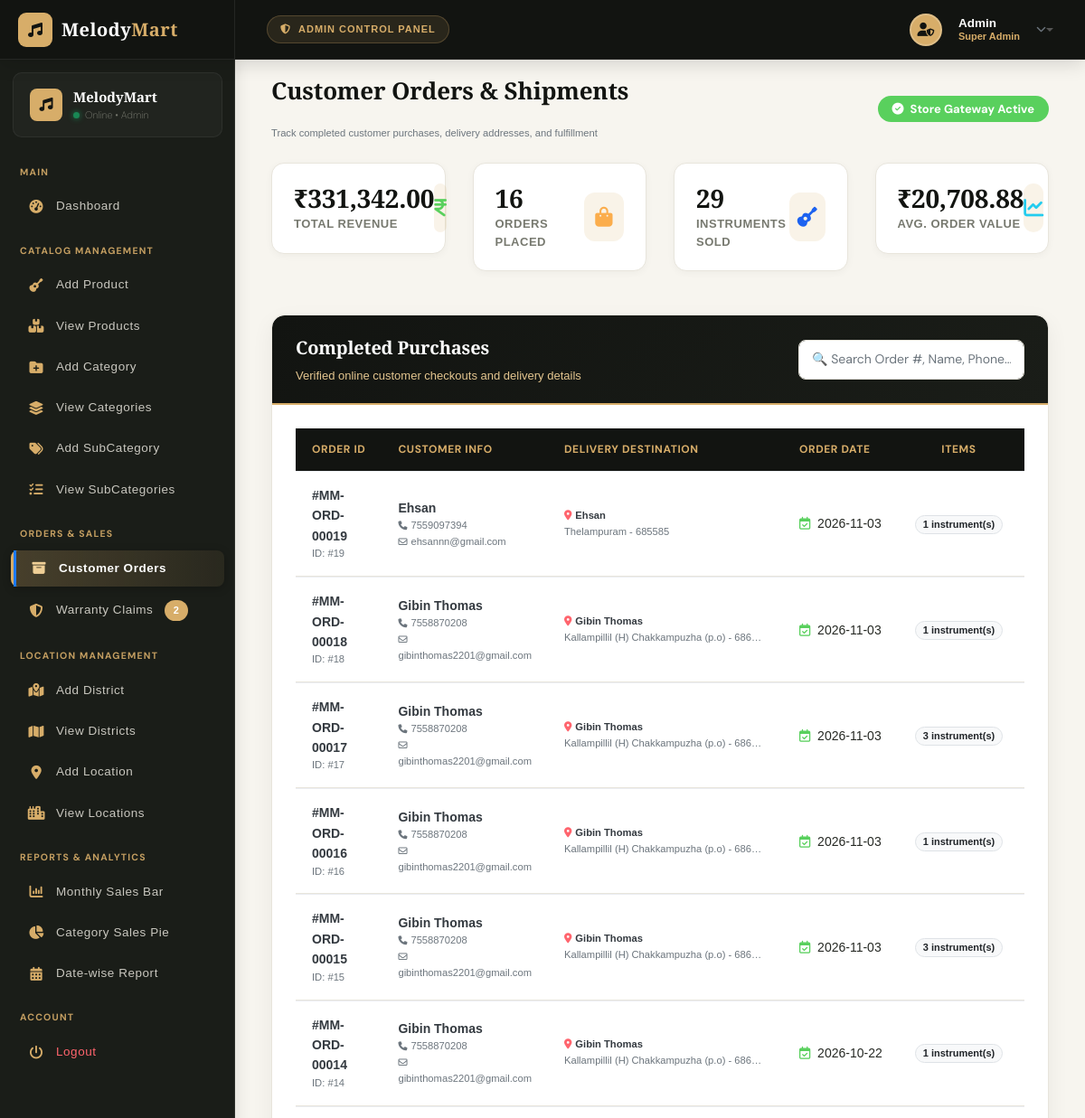
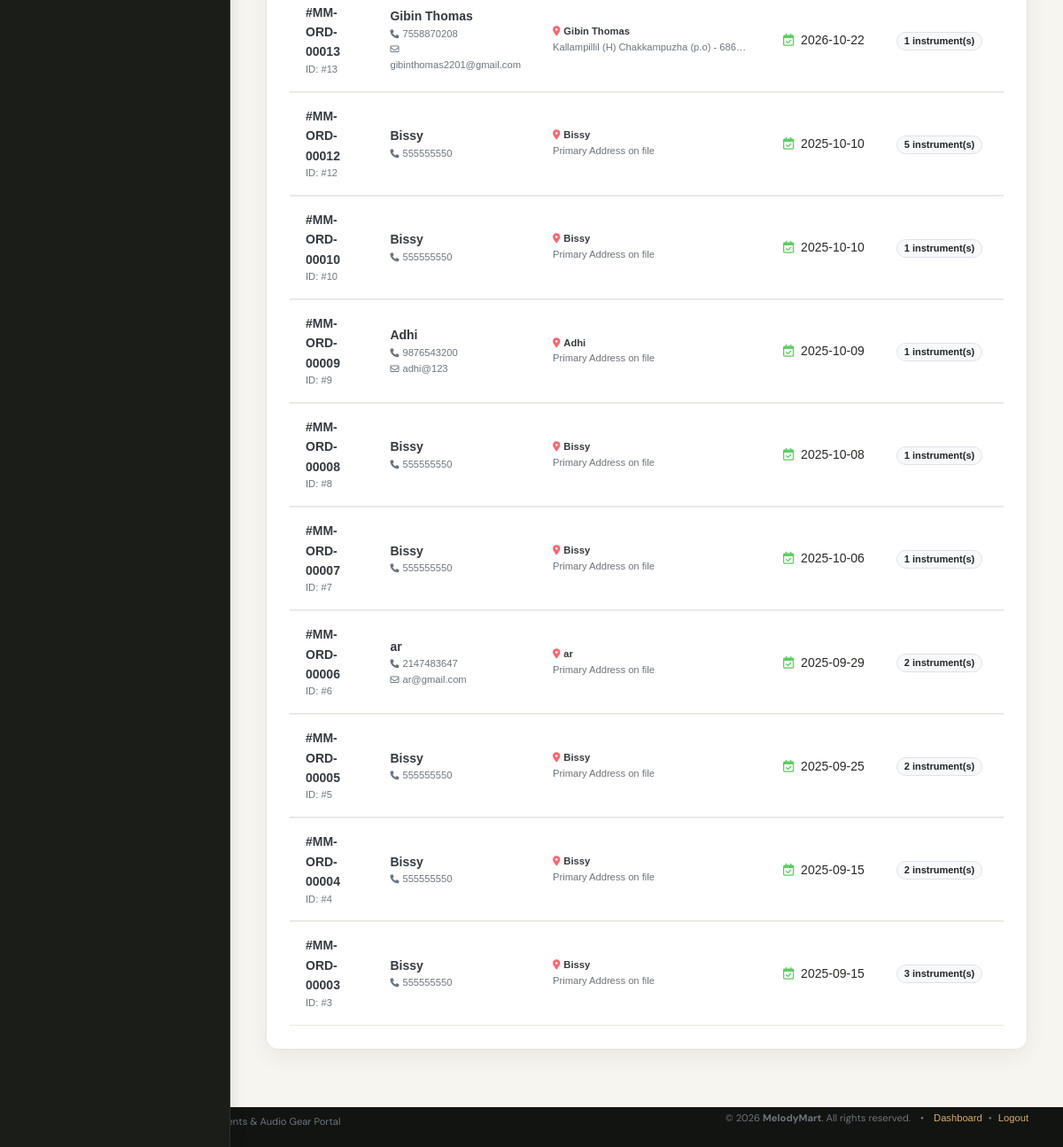
Page /Admin/ordersview.php on the committed database (2 pictures, top to bottom).
### tables this page shows
CREATE TABLE IF NOT EXISTS `tbl_cartmaster` (
  `cartmaster_id` int NOT NULL AUTO_INCREMENT,
  `grandtotal` decimal(10,2) NOT NULL DEFAULT '0.00',
  `customer_id` int NOT NULL,
  `cmstatus` varchar(50) NOT NULL DEFAULT 'paid',
  PRIMARY KEY (`cartmaster_id`),
  KEY `idx_cartmaster_customer` (`customer_id`)
);

### dboperation.php (called while the page is built, shortened)
<?php
if (!class_exists('dboperation')) {
    class dboperation
    {
        public $con, $res;
        function __construct()
        {
            $this->con = mysqli_connect("localhost", "root", "", "db_orchestraone");
        }
        public function executequery($sql)
        {
            $this->res = mysqli_query($this->con, $sql);
            return $this->res;
        }
    }
}
?>

### Admin/ordersview.php (the view, shortened to what this page needs)
<?php
include("header.php");
include_once("../dboperation.php");
$obj = new dboperation();
$totalRevenue = 0;
$totalOrders = 0;
$totalItemsSold = 0;
$statRes = $obj->executequery("SELECT
    COUNT(DISTINCT cm.cartmaster_id) as total_orders,
    COALESCE(SUM(cm.grandtotal), 0) as total_revenue
    FROM tbl_cartmaster cm
    WHERE cm.cmstatus = 'Paid' OR cm.cmstatus = 'paid'");
if ($statRes && $row = mysqli_fetch_assoc($statRes)) {
    $totalOrders = (int)$row['total_orders'];
    $totalRevenue = (float)$row['total_revenue'];
}
$itemsRes = $obj->executequery("SELECT COALESCE(SUM(quantity), 0) as total_qty FROM tbl_cart WHERE status = 'paid'");
if ($itemsRes && $row = mysqli_fetch_assoc($itemsRes)) {
    $totalItemsSold = (int)$row['total_qty'];
}
$avgOrderVal = ($totalOrders > 0) ? ($totalRevenue / $totalOrders) : 0;
$sql = "SELECT
    cm.cartmaster_id,
    cm.grandtotal,
    cm.cmstatus,
    MAX(p.payment_date) as payment_date,
    MAX(p.pamount) as pamount,
    MAX(p.pstatus) as pstatus,
    MAX(cus.customer_name) as customer_name,
    MAX(cus.phone_no) as phone_no,
    MAX(cus.email) as email,
    MAX(da.personname) as shipping_recipient,
    MAX(da.mobno) as shipping_phone,
    MAX(da.address) as shipping_address,
    MAX(da.pincode) as shipping_pincode,
    COUNT(c.cart_id) as total_items,
    COALESCE(SUM(c.quantity), 0) as total_quantity
FROM tbl_cartmaster cm
LEFT JOIN tbl_payment p ON p.cartmaster_id = cm.cartmaster_id
LEFT JOIN tbl_customer cus ON cus.customer_id = cm.customer_id
LEFT JOIN tbl_deliveryaddress da ON da.cartmasterid = cm.cartmaster_id
LEFT JOIN tbl_cart c ON c.cartmaster_id = cm.cartmaster_id
GROUP BY cm.cartmaster_id, cm.grandtotal, cm.cmstatus
ORDER BY cm.cartmaster_id DESC";
$ordersResult = $obj->executequery($sql);
?>
<div class="main-panel">
    <div class="content">
        <div class="container-fluid">
            <div class="d-flex justify-content-between align-items-center mb-4 flex-wrap">
                <div>
                    <h4 class="page-title mb-1">Customer Orders &amp; Shipments</h4>
                    <p class="text-muted small mb-0">Track completed customer purchases, delivery addresses, and fulfillment</p>
                </div>
                <div class="mt-2 mt-sm-0">
                    <span class="badge badge-success px-3 py-2 font-weight-bold" style="font-size: 13px;">
                        <i class="fa-solid fa-circle-check mr-1"></i> Store Gateway Active
                    </span>
                </div>
            </div>
            <div class="row mb-4">
                <div class="col-sm-6 col-lg-3">
                    <div class="stat-card">
                        <div class="stat-content">
                            <h3>₹<?php echo number_format($totalRevenue, 2); ?></h3>
                            <p>Total Revenue</p>
                        </div>
                        <div class="stat-icon">
                            <i class="fa-solid fa-indian-rupee-sign text-success"></i>
                        </div>
                    </div>
                </div>
                <div class="col-sm-6 col-lg-3">
                    <div class="stat-card">
                        <div class="stat-content">
                            <h3><?php echo $totalOrders; ?></h3>
                            <p>Orders Placed</p>
                        </div>
                        <div class="stat-icon">
                            <i class="fa-solid fa-bag-shopping text-warning"></i>
                        </div>
                    </div>
                </div>
                <div class="col-sm-6 col-lg-3">
                    <div class="stat-card">
                        <div class="stat-content">
                            <h3><?php echo $totalItemsSold; ?></h3>
                            <p>Instruments Sold</p>
                        </div>
                        <div class="stat-icon">
                            <i class="fa-solid fa-guitar text-primary"></i>
                        </div>
                    </div>
                </div>
                <div class="col-sm-6 col-lg-3">
                    <div class="stat-card">
                        <div class="stat-content">
                            <h3>₹<?php echo number_format($avgOrderVal, 2); ?></h3>
                            <p>Avg. Order Value</p>
                        </div>
                        <div class="stat-icon">
                            <i class="fa-solid fa-chart-line text-info"></i>
                        </div>
                    </div>
                </div>
            </div>
            <div class="card">
                <div class="card-header d-flex justify-content-between align-items-center flex-wrap">
                    <div>
                        <h4 class="card-title">Completed Purchases</h4>
                        <p class="card-subtitle">Verified online customer checkouts and delivery details</p>
                    </div>
                    <div class="mt-2 mt-md-0" style="min-width: 250px;">
                        <input type="text" id="orderSearch" class="form-control form-control-sm" placeholder="🔍 Search Order #, Name, Phone..." onkeyup="filterOrdersTable()">
                    </div>
                </div>
                <div class="card-body p-0">
                    <div class="table-responsive">
                        <table class="table table-hover mb-0" id="ordersTable">
                            <thead class="bg-light text-muted" style="font-size: 12px; text-transform: uppercase;">
                                <tr>
                                    <th class="py-3 px-4">Order ID</th>
                                    <th class="py-3">Customer Info</th>
                                    <th class="py-3">Delivery Destination</th>
                                    <th class="py-3">Order Date</th>
                                    <th class="py-3 text-center">Items</th>
                                    <th class="py-3 text-right">Grand Total</th>
                                </tr>
                            </thead>
                            <tbody>
                                <?php if ($ordersResult && mysqli_num_rows($ordersResult) > 0): ?>
                                    <?php while ($r = mysqli_fetch_assoc($ordersResult)):
                                        $orderRef = "#MM-ORD-" . str_pad($r['cartmaster_id'], 5, '0', STR_PAD_LEFT);
                                        $customerDisplay = !empty($r['customer_name']) ? $r['customer_name'] : "Registered Customer";
                                        $recipient = !empty($r['shipping_recipient']) ? $r['shipping_recipient'] : $customerDisplay;
                                        $address = !empty($r['shipping_address']) ? $r['shipping_address'] : "Primary Address on file";
                                        $pincode = !empty($r['shipping_pincode']) ? " - " . $r['shipping_pincode'] : "";
                                        $date = !empty($r['payment_date']) ? $r['payment_date'] : "Recorded";
                                    ?>
                                        <tr class="order-table-row">
                                            <td class="py-3 px-4 align-middle">
                                                <strong class="text-dark font-weight-bold order-ref-text"><?php echo $orderRef; ?></strong>
                                                <div class="small text-muted">ID: #<?php echo (int)$r['cartmaster_id']; ?></div>
                                            </td>
                                            <td class="py-3 align-middle">
                                                <div class="font-weight-bold text-dark customer-name-text"><?php echo htmlspecialchars($customerDisplay); ?></div>
                                                <?php if (!empty($r['phone_no'])): ?>
                                                    <span class="small text-muted d-block"><i class="fa-solid fa-phone mr-1" style="font-size: 10px;"></i><?php echo htmlspecialchars($r['phone_no']); ?></span>
                                                <?php endif; ?>
                                                <?php if (!empty($r['email'])): ?>
                                                    <span class="small text-muted d-block"><i class="fa-regular fa-envelope mr-1" style="font-size: 10px;"></i><?php echo htmlspecialchars($r['email']); ?></span>
                                                <?php endif; ?>
                                            </td>
                                            <td class="py-3 align-middle" style="max-width: 260px;">
                                                <div class="small font-weight-bold text-dark">
                                                    <i class="fa-solid fa-location-dot text-danger mr-1"></i><?php echo htmlspecialchars($recipient); ?>
                                                </div>
                                                <div class="small text-muted text-truncate" title="<?php echo htmlspecialchars($address . $pincode); ?>">
                                                    <?php echo htmlspecialchars($address . $pincode); ?>
                                                </div>
                                            </td>
                                            <td class="py-3 align-middle text-muted small" style="white-space: nowrap;">
                                                <i class="fa-regular fa-calendar-check mr-1 text-success"></i>
                                                <?php echo htmlspecialchars($date); ?>
                                            </td>
                                            <td class="py-3 text-center align-middle">
                                                <span class="badge badge-light border font-weight-bold px-2 py-1">
                                                    <?php echo (int)$r['total_quantity']; ?> instrument(s)
                                                </span>
                                            </td>
                                            <td class="py-3 text-right align-middle">
                                            </td>
                                        </tr>
                                    <?php endwhile; ?>
                                <?php endif; ?>
                            </tbody>
                        </table>
                    </div>
                </div>
            </div>
        </div>
    </div>
</div>
<?php include("footer.php"); ?>

### rows in the picture
tbl_cartmaster: cartmaster_id "#MM-ORD-00019", cartmaster_id "19", customerDisplay "Ehsan", phone_no "7559097394", email "ehsannn@gmail.com", recipient "Ehsan", pincode "Thelampuram - 685585", date "2026-11-03", total_quantity "1"
tbl_cartmaster: cartmaster_id "#MM-ORD-00018", cartmaster_id "18", customerDisplay "Gibin Thomas", phone_no "7558870208", email "gibinthomas2201@gmail.com", recipient "Gibin Thomas", pincode "Kallampillil (H) Chakkampuzha (p.o) - 686…", date "2026-11-03", total_quantity "1"
tbl_cartmaster: cartmaster_id "#MM-ORD-00017", cartmaster_id "17", customerDisplay "Gibin Thomas", phone_no "7558870208", email "gibinthomas2201@gmail.com", recipient "Gibin Thomas", pincode "Kallampillil (H) Chakkampuzha (p.o) - 686…", date "2026-11-03", total_quantity "3"
tbl_cartmaster: cartmaster_id "#MM-ORD-00016", cartmaster_id "16", customerDisplay "Gibin Thomas", phone_no "7558870208", email "gibinthomas2201@gmail.com", recipient "Gibin Thomas", pincode "Kallampillil (H) Chakkampuzha (p.o) - 686…", date "2026-11-03", total_quantity "1"
tbl_cartmaster: cartmaster_id "#MM-ORD-00015", cartmaster_id "15", customerDisplay "Gibin Thomas", phone_no "7558870208", email "gibinthomas2201@gmail.com", recipient "Gibin Thomas", pincode "Kallampillil (H) Chakkampuzha (p.o) - 686…", date "2026-11-03", total_quantity "3"
tbl_cartmaster: cartmaster_id "#MM-ORD-00014", cartmaster_id "14", customerDisplay "Gibin Thomas", phone_no "7558870208", email "gibinthomas2201@gmail.com", recipient "Gibin Thomas", pincode "Kallampillil (H) Chakkampuzha (p.o) - 686…", date "2026-10-22", total_quantity "1"
tbl_cartmaster: cartmaster_id "#MM-ORD-00013", cartmaster_id "13", customerDisplay "Gibin Thomas", phone_no "7558870208", email "gibinthomas2201@gmail.com", recipient "Gibin Thomas", pincode "Kallampillil (H) Chakkampuzha (p.o) - 686…", date "2026-10-22", total_quantity "1"
tbl_cartmaster: cartmaster_id "#MM-ORD-00012", cartmaster_id "12", customerDisplay "Bissy", phone_no "555555550", recipient "Bissy", pincode "Primary Address on file", date "2025-10-10", total_quantity "5"
tbl_cartmaster: cartmaster_id "#MM-ORD-00010", cartmaster_id "10", customerDisplay "Bissy", phone_no "555555550", recipient "Bissy", pincode "Primary Address on file", date "2025-10-10", total_quantity "1"
tbl_cartmaster: cartmaster_id "#MM-ORD-00009", cartmaster_id "9", customerDisplay "Adhi", phone_no "9876543200", email "adhi@123", recipient "Adhi", pincode "Primary Address on file", date "2025-10-09", total_quantity "1"
tbl_cartmaster: cartmaster_id "#MM-ORD-00008", cartmaster_id "8", customerDisplay "Bissy", phone_no "555555550", recipient "Bissy", pincode "Primary Address on file", date "2025-10-08", total_quantity "1"
tbl_cartmaster: cartmaster_id "#MM-ORD-00007", cartmaster_id "7", customerDisplay "Bissy", phone_no "555555550", recipient "Bissy", pincode "Primary Address on file", date "2025-10-06", total_quantity "1"
tbl_cartmaster: cartmaster_id "#MM-ORD-00006", cartmaster_id "6", customerDisplay "ar", phone_no "2147483647", email "ar@gmail.com", recipient "ar", pincode "Primary Address on file", date "2025-09-29", total_quantity "2"
tbl_cartmaster: cartmaster_id "#MM-ORD-00005", cartmaster_id "5", customerDisplay "Bissy", phone_no "555555550", recipient "Bissy", pincode "Primary Address on file", date "2025-09-25", total_quantity "2"
tbl_cartmaster: cartmaster_id "#MM-ORD-00004", cartmaster_id "4", customerDisplay "Bissy", phone_no "555555550", recipient "Bissy", pincode "Primary Address on file", date "2025-09-15", total_quantity "2"
tbl_cartmaster: cartmaster_id "#MM-ORD-00003", cartmaster_id "3", customerDisplay "Bissy", phone_no "555555550", recipient "Bissy", pincode "Primary Address on file", date "2025-09-15", total_quantity "3"

### other values in the picture
$pendingWarrantyCount "2"
$totalRevenue "331,342.00"
$totalOrders "16"
$totalItemsSold "29"
$avgOrderVal "20,708.88"
